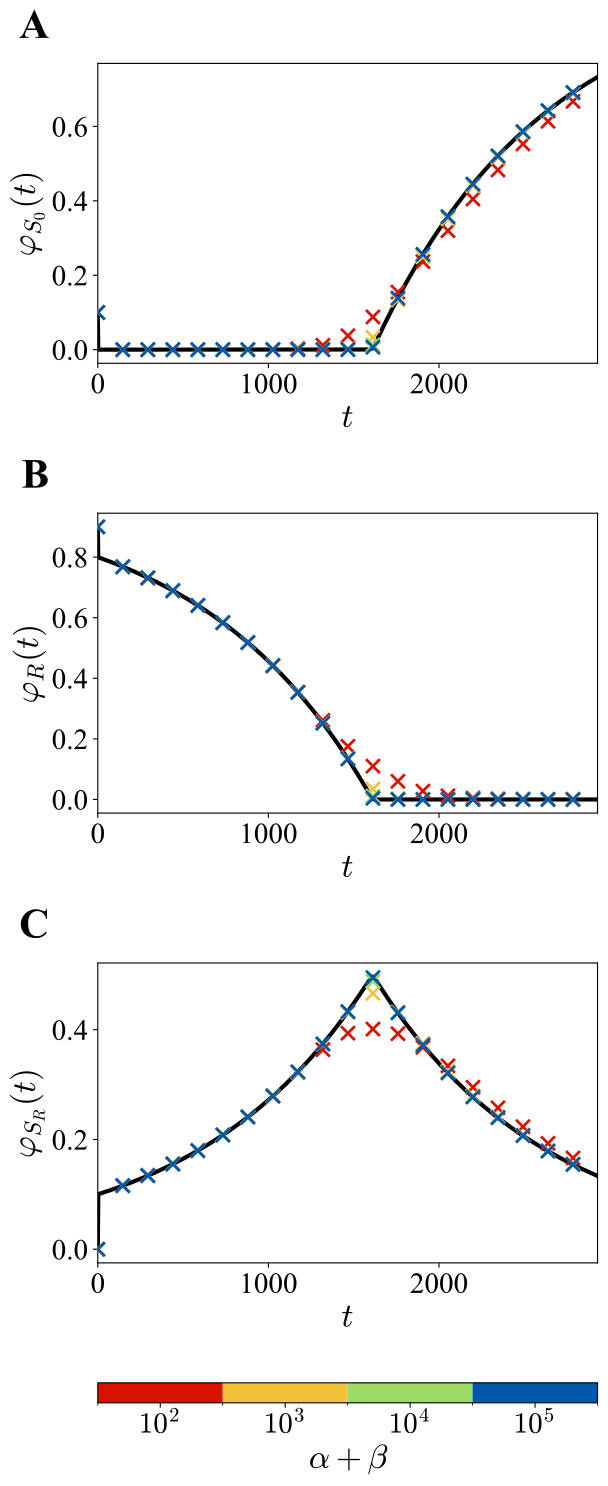

Source code (Python):
import numpy as np
import matplotlib.pyplot as plt
import matplotlib.transforms as mtransforms
import matplotlib.colors as mcolors
from matplotlib.colors import LogNorm
from matplotlib.patches import Rectangle

import sys
import os
parent_dir = os.path.dirname(os.path.dirname(__file__))
sys.path.append(parent_dir)

from theory_stochastic_1r1s import simulate_trajectories, get_met
from theory_deterministic_1r1s import solve_numerical

gamma_base = 50.0
gammas_conv = [10**2, 10**3, 10**4, 10**5]
gamma_label = [r'$10^2$', r'$10^3$', r'$10^4$', r'$10^5$']
k_base = 1.0
log_min, log_max = -4.0, 4.0
f_min, f_max = 0.1, 0.9
grid_size = 9
n_traj_heatmap = 1000
n_traj_conv = 1000
n_time_pts_sim = 1000
n_time_pts_ode = 1000
seed_base = 42
n_scatter_points = 20
data_file = 'fig5_data.npz'

def get_heatmap_data(gamma):
    f_vals = np.linspace(f_min, f_max, grid_size)
    logr_vals = np.linspace(log_min, log_max, grid_size)
    rmse_grid = np.full((grid_size, grid_size), np.nan)

    for i, logr in enumerate(logr_vals):
        g = (10 ** logr) * k_base
        for j, f in enumerate(f_vals):
            alpha = int(round(gamma * f))
            alpha = max(1, min(gamma - 1, alpha))
            beta = gamma - alpha
            seed = seed_base + i * grid_size + j

            mean_tau, std_tau = get_met(alpha, beta, 0, k_base, g, n_traj=1000, seed=seed)
            t_max = max(mean_tau + 3 * std_tau, 1e-3)
            t_points = np.linspace(0.0, t_max, n_time_pts_sim)

            _, _, y_trajs, _ = simulate_trajectories(
                alpha, beta, 0, k_base, g, t_max,
                n_traj=n_traj_heatmap, t_points=t_points, seed=seed
            )

            mean_y_sim = np.mean(y_trajs, axis=0) / gamma
            _, R_ode, _ = solve_numerical(t_points, alpha, beta, k_base, g)
            R_ode_norm = R_ode / gamma

            rmse_grid[i, j] = np.sqrt(np.mean((mean_y_sim - R_ode_norm)**2))

    return f_vals, logr_vals, rmse_grid

def get_convergence_data(focus_f, focus_logg):
    g_base = (10 ** focus_logg) * k_base
    alpha_base = int(round(gamma_base * focus_f))
    beta_base = gamma_base - alpha_base

    mean_tau, std_tau = get_met(alpha_base, beta_base, 0, k_base, g_base, n_traj=1000, seed=seed_base)
    t_max = max(mean_tau + 3 * std_tau, 1e-3)

    t_points_sim = np.linspace(0.0, t_max, n_time_pts_sim)
    t_points_ode = np.linspace(0.0, t_max, n_time_pts_ode)

    S0_ode_base, R_ode_base, SR_ode_base = solve_numerical(t_points_ode, alpha_base, beta_base, k_base, g_base)
    _, R_ode_for_rmse, _ = solve_numerical(t_points_sim, alpha_base, beta_base, k_base, g_base)

    conv_data = {}
    for i, gamma in enumerate(gammas_conv):
        vol_scale = gamma / gamma_base
        alpha = int(round(gamma * focus_f))
        beta = gamma - alpha
        k_scaled = k_base / vol_scale
        g_scaled = g_base

        _, x_trajs, y_trajs, z_trajs = simulate_trajectories(
            alpha, beta, 0, k_scaled, g_scaled, t_max,
            n_traj=n_traj_conv, t_points=t_points_sim, seed=seed_base + i
        )

        conv_data[gamma] = {
            'S0': np.mean(x_trajs, axis=0) / gamma,
            'R': np.mean(y_trajs, axis=0) / gamma,
            'SR': np.mean(z_trajs, axis=0) / gamma,
            'RMSE_R': np.sqrt(np.mean(((np.mean(y_trajs, axis=0) / gamma) - (R_ode_for_rmse / gamma_base))**2))
        }

    return t_points_sim, t_points_ode, S0_ode_base / gamma_base, R_ode_base / gamma_base, SR_ode_base / gamma_base, conv_data

plt.rcParams['mathtext.default'] = 'it'
plt.rcParams['pdf.fonttype'] = 42
plt.rcParams['font.family'] = 'Times New Roman'
plt.rcParams['mathtext.fontset'] = 'cm'

fs_scaling = 1.5
label_fontsize = 16 * fs_scaling
tick_fontsize = 14 * fs_scaling
cbar_label_fontsize = 16 * fs_scaling
cbar_tick_fontsize = 14 * fs_scaling
annotation_fontsize = 20 * fs_scaling

lw_scaling = 2.25

if os.path.exists(data_file):
    data = np.load(data_file, allow_pickle=True)
    f_vals = data['f_vals']
    logr_vals = data['logr_vals']
    rmse_grid = data['rmse_grid']
    focus_f = float(data['focus_f'])
    focus_logg = float(data['focus_logg'])
    t_points_sim = data['t_points_sim']
    t_points_ode = data['t_points_ode']
    S0_ode = data['S0_ode']
    R_ode = data['R_ode']
    SR_ode = data['SR_ode']
    gammas_conv_arr = data['gammas_conv']
    R_curves = data['R_curves']
    S0_curves = data['S0_curves']
    SR_curves = data['SR_curves']
    rmse_list = data['rmse_list'].tolist()

    conv_data = {}
    for idx, g in enumerate(gammas_conv_arr):
        conv_data[int(g)] = {
            'R': R_curves[idx],
            'S0': S0_curves[idx],
            'SR': SR_curves[idx],
            'RMSE_R': rmse_list[idx]
        }
else:
    f_vals, logr_vals, rmse_grid = get_heatmap_data(gamma_base)

    i_max, j_max = np.unravel_index(np.nanargmax(rmse_grid), rmse_grid.shape)
    focus_logg = logr_vals[i_max]
    focus_f = f_vals[j_max]

    t_points_sim, t_points_ode, S0_ode, R_ode, SR_ode, conv_data = get_convergence_data(focus_f, focus_logg)

    rmse_list = [conv_data[g]['RMSE_R'] for g in gammas_conv]

    np.savez_compressed(
        data_file,
        f_vals=f_vals,
        logr_vals=logr_vals,
        rmse_grid=rmse_grid,
        focus_f=np.asarray(focus_f),
        focus_logg=np.asarray(focus_logg),
        t_points_sim=t_points_sim,
        t_points_ode=t_points_ode,
        S0_ode=S0_ode,
        R_ode=R_ode,
        SR_ode=SR_ode,
        gammas_conv=np.array(gammas_conv),
        R_curves=np.stack([conv_data[g]['R'] for g in gammas_conv]),
        S0_curves=np.stack([conv_data[g]['S0'] for g in gammas_conv]),
        SR_curves=np.stack([conv_data[g]['SR'] for g in gammas_conv]),
        rmse_list=np.array(rmse_list),
        allow_pickle=True
    )

marker_interval = max(1, len(t_points_sim) // n_scatter_points)

colors = plt.cm.Spectral(np.linspace(0.15, 0.925, len(gammas_conv)))
hsv = mcolors.rgb_to_hsv(colors[:, :3])
hsv[:, 1] = np.clip(hsv[:, 1] * 1.75, 0, 1)
hsv[:, 2] *= 0.95
colors = mcolors.hsv_to_rgb(hsv)

base_size_supp = 4.0
gap_x_supp = 2.0
cbar_h_supp = 0.15
cbar_gap_supp = 1.0
margin_l_supp = 0.9
margin_r_supp = 0.5
margin_t_supp = 0.6
margin_b_supp = 0.8

fig_w_supp = margin_l_supp + (2 * base_size_supp) + gap_x_supp + margin_r_supp
fig_h_supp = margin_b_supp + cbar_h_supp + cbar_gap_supp + base_size_supp + margin_t_supp

fig_supp = plt.figure(figsize=(fig_w_supp, fig_h_supp))

def get_rect_supp(x_inch, y_inch, w_inch, h_inch):
    return [x_inch / fig_w_supp, y_inch / fig_h_supp, w_inch / fig_w_supp, h_inch / fig_h_supp]

x_colA = margin_l_supp
x_colB = margin_l_supp + base_size_supp + gap_x_supp
y_cbar_supp = margin_b_supp
y_row_supp = margin_b_supp + cbar_h_supp + cbar_gap_supp

axes_supp = {
    'A': fig_supp.add_axes(get_rect_supp(x_colA, y_row_supp, base_size_supp, base_size_supp)),
    'B': fig_supp.add_axes(get_rect_supp(x_colB, y_row_supp, base_size_supp, base_size_supp)),
    'caxA': fig_supp.add_axes(get_rect_supp(x_colA, y_cbar_supp, base_size_supp, cbar_h_supp)),
    'caxB': fig_supp.add_axes(get_rect_supp(x_colB, y_cbar_supp, base_size_supp, cbar_h_supp)),
}

def add_subplot_label_supp(ax, label):
    trans = mtransforms.offset_copy(ax.transAxes, fig=fig_supp, x=-32, y=10, units='points')
    ax.text(0.0, 1.0, label, transform=trans,
            fontsize=annotation_fontsize, fontweight='bold', va='bottom', ha='right')

dw = (f_max - f_min) / (grid_size - 1)
dh = (log_max - log_min) / (grid_size - 1)
extent = [f_min - dw/2, f_max + dw/2, log_min - dh/2, log_max + dh/2]

valid_vals = rmse_grid[~np.isnan(rmse_grid) & (rmse_grid > 0)]
vmin = max(np.nanmin(valid_vals), 1e-6) if len(valid_vals) > 0 else 1e-6
vmax = np.nanmax(valid_vals) if len(valid_vals) > 0 else 1.0
imA = axes_supp['A'].imshow(
    rmse_grid, extent=extent, origin='lower', aspect='auto',
    norm=LogNorm(vmin=vmin, vmax=vmax), cmap='Reds'
)

axes_supp['A'].set_xlabel(r'$\alpha / (\alpha + \beta)$', fontsize=label_fontsize)
axes_supp['A'].set_ylabel(r'$\ln(g/k)$', fontsize=label_fontsize)
axes_supp['A'].set_xticks(f_vals)
axes_supp['A'].set_yticks(logr_vals)
axes_supp['A'].tick_params(axis='both', which='both', labelsize=tick_fontsize, direction='out')

rect_x, rect_y = focus_f - dw/2, focus_logg - dh/2
axes_supp['A'].add_patch(Rectangle((rect_x, rect_y), dw, dh, fill=False, edgecolor='white', linestyle=':', lw=3))
axes_supp['A'].text(focus_f, focus_logg, 'B', ha='center', va='center', color='white',
                    fontsize=label_fontsize, fontweight='bold')

cbarA = fig_supp.colorbar(imA, cax=axes_supp['caxA'], orientation='horizontal')
cbarA.set_label(r'$\varphi_R(t)$ RMSE', fontsize=cbar_label_fontsize)
cbarA.ax.tick_params(labelsize=cbar_tick_fontsize, direction='out')

add_subplot_label_supp(axes_supp['A'], 'A')

axB = axes_supp['B']
log_x = np.log10(np.array(gammas_conv))
log_y = np.log10(np.array(rmse_list))
slope, intercept = np.polyfit(log_x, log_y, 1)
r_squared = 1 - (np.sum((log_y - (slope * log_x + intercept))**2) / np.sum((log_y - np.mean(log_y))**2))

fit_x = np.logspace(np.log10(gammas_conv[0]), np.log10(gammas_conv[-1]), 100)
axB.plot(fit_x, 10**(slope * np.log10(fit_x) + intercept), 'k--', linewidth=3, alpha=0.85, zorder=5)

for i, (gamma, rmse_val) in enumerate(zip(gammas_conv, rmse_list)):
    axB.plot(gamma, rmse_val, marker='x', color=colors[i], markersize=11,
             markeredgewidth=2.5, linestyle='None', zorder=10)

axB.set_xscale('log')
axB.set_yscale('log')
axB.set_xlabel(r'$\alpha + \beta$', fontsize=label_fontsize)
axB.set_ylabel(r'$\varphi_R(t)$ RMSE', fontsize=label_fontsize)
axB.tick_params(axis='both', which='both', labelsize=tick_fontsize, direction='out')
axB.set_xlim(gammas_conv[0] * 0.6, gammas_conv[-1] * 1.6)
ymin_log = min(log_y) - 0.3
ymax_log = max(log_y) + 0.4
axB.set_ylim(10**ymin_log, 10**ymax_log)

axB.text(0.04, 0.96, rf'$m = {slope:.2f}$, $R^2 = {r_squared:.2f}$',
         transform=axB.transAxes, fontsize=annotation_fontsize * 0.65,
         va='top', ha='left',
         bbox=dict(boxstyle='round,pad=0.25', facecolor='white', edgecolor='gray', alpha=0.9))

add_subplot_label_supp(axB, 'B')

cmap_discrete = mcolors.ListedColormap(colors)
bounds = np.arange(len(gammas_conv) + 1)
norm_discrete = mcolors.BoundaryNorm(bounds, cmap_discrete.N)
smB = plt.cm.ScalarMappable(cmap=cmap_discrete, norm=norm_discrete)
smB.set_array([])
tick_locs = bounds[:-1] + 0.5
cbarB = fig_supp.colorbar(smB, cax=axes_supp['caxB'], orientation='horizontal', ticks=tick_locs)
cbarB.ax.set_xticklabels(gamma_label)
cbarB.set_label(r'$\alpha + \beta$', fontsize=cbar_label_fontsize)
cbarB.ax.tick_params(labelsize=cbar_tick_fontsize)

plt.savefig('supp3_1r1s.pdf', dpi=600, bbox_inches='tight')

base_w = 5.0
base_h = 3.0
gap_y = 1.5
cbar_h = 0.2
cbar_gap = 1.2
margin_l = 1.0
margin_r = 0.5
margin_t = 0.6
margin_b = 0.8

fig_w = margin_l + base_w + margin_r
fig_h = margin_b + cbar_h + cbar_gap + (3 * base_h) + (2 * gap_y) + margin_t

fig = plt.figure(figsize=(fig_w, fig_h))

def get_rect(x_inch, y_inch, w_inch, h_inch):
    return [x_inch / fig_w, y_inch / fig_h, w_inch / fig_w, h_inch / fig_h]

y_cbar = margin_b
y_C = margin_b + cbar_h + cbar_gap
y_B = y_C + base_h + gap_y
y_A = y_B + base_h + gap_y

x_panel = margin_l

axes = {
    'A': fig.add_axes(get_rect(x_panel, y_A, base_w, base_h)),
    'B': fig.add_axes(get_rect(x_panel, y_B, base_w, base_h)),
    'C': fig.add_axes(get_rect(x_panel, y_C, base_w, base_h)),
    'cax': fig.add_axes(get_rect(x_panel, y_cbar, base_w, cbar_h)),
}

def add_subplot_label(ax, label):
    trans = mtransforms.offset_copy(ax.transAxes, fig=fig, x=-35, y=12, units='points')
    ax.text(0.0, 1.0, label, transform=trans,
            fontsize=annotation_fontsize, fontweight='bold', va='bottom', ha='right')

colors = plt.cm.Spectral(np.linspace(0.15, 0.925, len(gammas_conv)))
hsv = mcolors.rgb_to_hsv(colors[:, :3])
hsv[:, 1] = np.clip(hsv[:, 1] * 1.75, 0, 1)
hsv[:, 2] *= 0.95
colors = mcolors.hsv_to_rgb(hsv)

axes['A'].plot(t_points_ode, S0_ode, 'k-', lw=3)
for i, gamma in enumerate(gammas_conv):
    axes['A'].plot(t_points_sim, conv_data[gamma]['S0'],
                   marker='x', linestyle='None', color=colors[i],
                   markevery=marker_interval, markersize=10, markeredgewidth=2, zorder=10)
axes['A'].set_ylabel(r'$\varphi_{S_0}(t)$', fontsize=label_fontsize)
axes['A'].set_xlabel(r'$t$', fontsize=label_fontsize)

axes['B'].plot(t_points_ode, R_ode, 'k-', lw=3)
for i, gamma in enumerate(gammas_conv):
    axes['B'].plot(t_points_sim, conv_data[gamma]['R'],
                   marker='x', linestyle='None', color=colors[i],
                   markevery=marker_interval, markersize=10, markeredgewidth=2, zorder=10)
axes['B'].set_ylabel(r'$\varphi_R(t)$', fontsize=label_fontsize)
axes['B'].set_xlabel(r'$t$', fontsize=label_fontsize)

axes['C'].plot(t_points_ode, SR_ode, 'k-', lw=3)
for i, gamma in enumerate(gammas_conv):
    axes['C'].plot(t_points_sim, conv_data[gamma]['SR'],
                   marker='x', linestyle='None', color=colors[i],
                   markevery=marker_interval, markersize=10, markeredgewidth=2, zorder=10)
axes['C'].set_ylabel(r'$\varphi_{S_R}(t)$', fontsize=label_fontsize)
axes['C'].set_xlabel(r'$t$', fontsize=label_fontsize)

cmap_discrete = mcolors.ListedColormap(colors)
bounds = np.arange(len(gammas_conv) + 1)
norm_discrete = mcolors.BoundaryNorm(bounds, cmap_discrete.N)
sm = plt.cm.ScalarMappable(cmap=cmap_discrete, norm=norm_discrete)
sm.set_array([])

tick_locs = bounds[:-1] + 0.5
cbar = fig.colorbar(sm, cax=axes['cax'], orientation='horizontal', ticks=tick_locs)
cbar.ax.set_xticklabels(gamma_label)
cbar.set_label(r'$\alpha + \beta$', fontsize=cbar_label_fontsize)
cbar.ax.tick_params(labelsize=cbar_tick_fontsize)

for key in ['A', 'B', 'C']:
    axes[key].set_xlim(0, t_points_sim[-1])
    axes[key].tick_params(axis='both', which='both', labelsize=tick_fontsize, direction='out')
    add_subplot_label(axes[key], key)

plt.savefig('fig5_1r1s.pdf', dpi=600, bbox_inches='tight')
plt.show()
